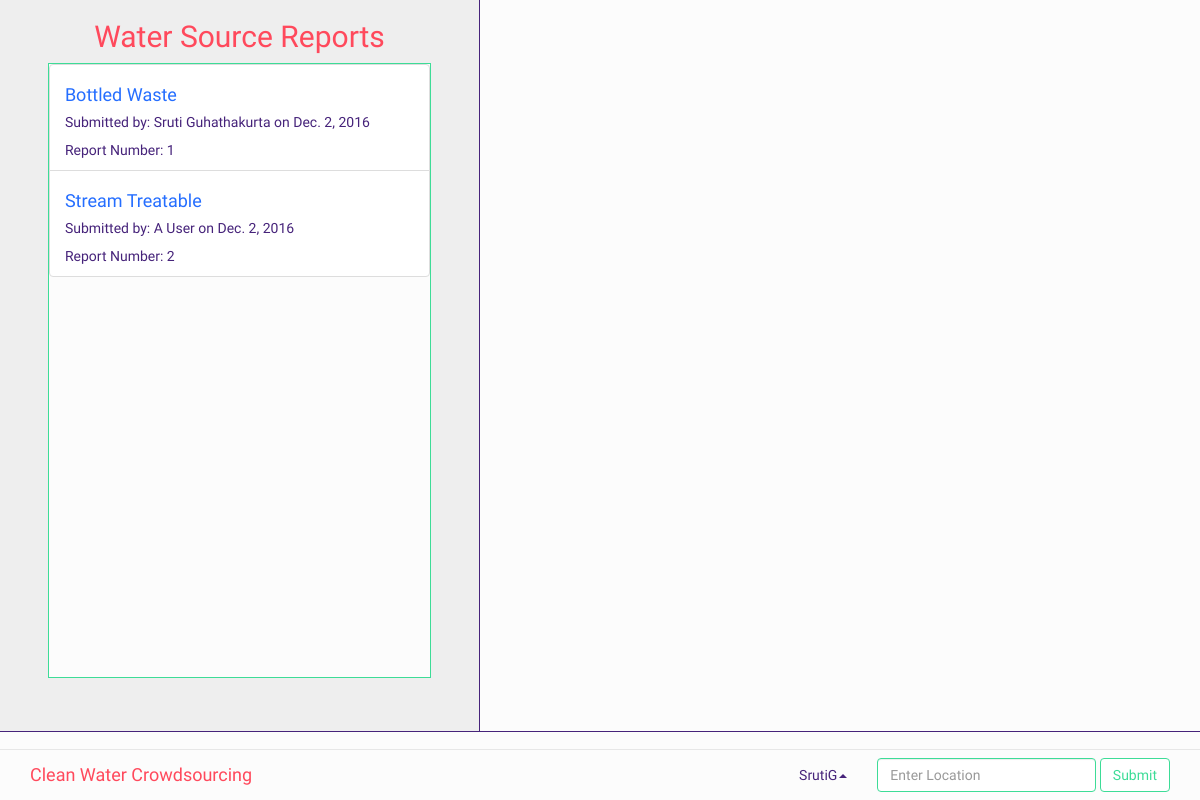
/clean_water_crowdsourcing/main/ (signed in), run on the app's committed database.
### clean_water_crowdsourcing/models.py (models this page shows, shortened)
class WaterSourceReport(models.Model):
    reporter_name = models.ForeignKey(Account, on_delete=models.CASCADE)
    report_number = models.AutoField(primary_key=True)
    water_type = models.CharField(max_length=20)
    water_condition = models.CharField(max_length=20)
    water_location = models.CharField(max_length=50, unique=True)
    report_date = models.DateField(auto_now_add = True)

class Account(models.Model):
    first_name = models.CharField(max_length=20)
    last_name = models.CharField(max_length=20)
    password = models.CharField(max_length=20)
    username = models.CharField(max_length=20, primary_key = True)
    phone = models.CharField(max_length=11)
    address_street = models.CharField(max_length=20)
    address_city = models.CharField(max_length=20)
    address_state = models.CharField(max_length=2)
    address_zip = models.CharField(max_length=10)
    account_type = models.CharField(max_length=1)
    def __str__(self):
        return self.first_name + " " + self.last_name

### clean_water_crowdsourcing/views.py (the view)
# urls.py: url(r'main/', views.main, name='main'),
def main(request):
    username = request.session.get('username')
    user = request.session.get('user')
    worker = request.session.get('worker')
    manager = request.session.get('manager')
    admin = request.session.get('admin')
    account = Account.objects.get(username=username)
    sourceReports = WaterSourceReport.objects.all()
    return render(request, 'clean_water_crowdsourcing/main.html', {'username': username, 'user': user, 'worker': worker,
                                                                   'manager': manager, 'admin': admin, 'sourceReports': sourceReports})

### clean_water_crowdsourcing/templates/clean_water_crowdsourcing/main.html (shortened to what this page needs)
{% extends 'clean_water_crowdsourcing/layout.html' %}
{%block content %}
<div class="main navigation">
    <div class="jumbotron wsr">
        <h2 class="pink text-center">Water Source Reports</h2>
        <div class="navigation container reports green-border">
            <ul class="list-group report-items">
                {% for report in sourceReports %}
                <li class="list-group-item">
                    <h4 class="blue">{{ report.water_type }} {{ report.water_condition }}</h4>
                    <h5 class="purple">Submitted by: {{ report.reporter_name }} on {{ report.report_date }}</h5>
                    <h7 class="purple">Report Number: {{ report.report_number }}</h7>
                </li>
                {% endfor %}
            </ul>
        </div>
    </div>
    <div id="map"></div>
</div>
<nav class="navigation navbar navbar-default navbar-fixed-bottom">
    <div class="container">
        <div class="navbar-header">
            <a class="navbar-brand pink">Clean Water Crowdsourcing</a>
        </div>
        <form class="navbar-form navbar-right">
            <div class="form-group">
                <input type="text" class="form-control green-border" placeholder="Enter Location">
            </div>
            <button type="submit" class="btn btn-default green green-border">Submit</button>
        </form>
        <ul class="nav navbar-nav navbar-right">
            <li class="dropdown">
                <a href="#" class="dropdown-toggle purple" data-toggle="dropdown" role="button" aria-haspopup="true" aria-expanded="false">{{ username }}<span class="caret"></span></a>
            </li>
        </ul>
    </div>
</nav>
{% endblock %}

### clean_water_crowdsourcing/static/clean_water_crowdsourcing/css/index.css (style rules this page uses)
body { background-color: #fcfcfc; font-family: 'Quicksand', sans-serif; }
.main { height: 91.5vh; padding: 0px; border-bottom: solid 1px #46237a; position: relative; }
.navigation { background-color: #fcfcfc; }
.purple { color: #46237a ! important; }
.pink { color: #ff495c ! important; }
.green { color: #3ddc97 ! important; }
.blue { color: #256eff ! important; }
#map { width: 60%; height: 100%; display: inline-block; margin: 0px; padding: 0px; }
.wsr { width: 40%; height: 100%; display: inline-block; float: left; margin: 0px; padding-top: 0px; border-right: solid 1px #46237a; }
.green-border { border-style: solid; border-color: #3ddc97; border-width: 1px; }
.reports { height: 90%; width: 80%; padding: 0px; overflow-y: scroll; }
.report-items { width: 100%; margin: 0px; }

### data on the page
WaterSourceReport: water_type "Bottled", water_condition "Waste", reporter_name "Sruti Guhathakurta", report_date "Dec. 2, 2016", report_number "1"
WaterSourceReport: water_type "Stream", water_condition "Treatable", reporter_name "A User", report_date "Dec. 2, 2016", report_number "2"

### other printed values
{{ username }} "SrutiG"
